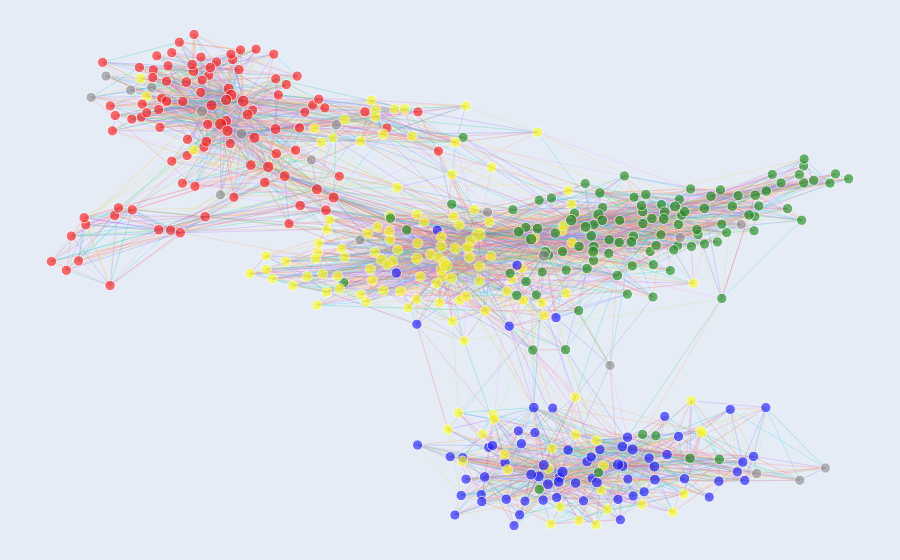

Notebook code cell kept with this figure:
### Code cell
import plotly.graph_objs as go
import networkx as nx

# Assuming G is your NetworkX graph object
group_mapping = partidos.set_index('nome')['grupo'].to_dict()

# Create a graph from the similarity matrix dataframe

group_colors = {
    'oposicao': 'blue',
    'governo': 'red',
    'centrao_mdb': 'green',
    'centrao_uniao': 'yellow',
    'outros': 'grey'  # Default color for any group not listed above
}
# Assign the 'group' attribute from your 'partidos' dataframe to each node in the graph
for node in G.nodes():
    # If the node's name exists in the group mapping dictionary, assign the group value
    if node in group_mapping:
        G.nodes[node]['group'] = group_mapping[node]
    else:
        # If there's no group found for the node, assign a default value
        G.nodes[node]['group'] = 'outros'
    


# Generate edge traces
edge_trace = []
for edge in G.edges():
    char_1 = edge[0]
    char_2 = edge[1]
    x0, y0 = pos[char_1]
    x1, y1 = pos[char_2]
    trace = go.Scatter(x=[x0, x1, None], y=[y0, y1, None],
                       mode='lines',
                       line={'width': 0.5},
                       line_shape='spline',
                       opacity=0.5)
    edge_trace.append(trace)

# Generate node trace
node_trace = go.Scatter(x=[], y=[], 
                        text=[], 
                        mode='markers', 
                        textposition="bottom center",
                        hoverinfo='text', 
                        marker={'size':[(node_sizes[node]+1)*10 for node in G.nodes()], 'color':[]},
                        opacity=0.8)

for node in G.nodes():
    x, y = pos[node]
    node_trace['x'] += tuple([x])
    node_trace['y'] += tuple([y])
    node_trace['marker']['color'] += (group_colors[G.nodes[node]['group']],)  # Node color
    node_trace['text'] += tuple(['<b>' + node + '</b>'])
  # Node size

# Create figure
fig = go.Figure(data=edge_trace + [node_trace],
                layout=go.Layout(
                    showlegend=False, 
                    hovermode='closest',
                    margin=dict(b=0,l=0,r=0,t=0),
                    xaxis=dict(showgrid=False, zeroline=False, showticklabels=False),
                    yaxis=dict(showgrid=False, zeroline=False, showticklabels=False),
                    clickmode='event+select',
                ))




fig.show()
